Frame 1 (no input): blank canvas, image omitted
Frame 60 (the mouse pressed at the canvas centre just before this capture): blank canvas, image omitted
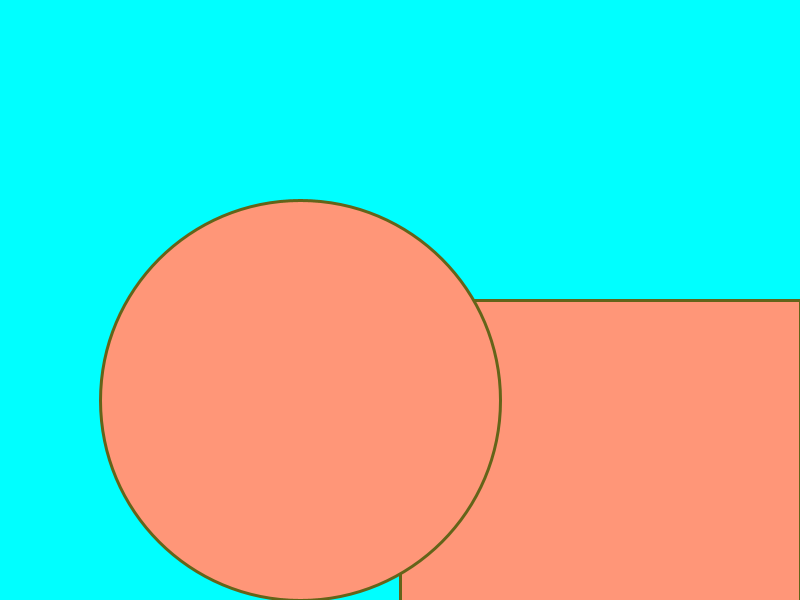
Frame 120 (the mouse held since frame 60 and released just before this capture)

The Processing sketch whose frames 1 and 60 were blank and that drew this single picture after the mouse press (run headless with seeded random() and noise(); from frame 60 on, the mouse is pressed at the canvas centre):

// Processing sketch: processing_155820
// ── processing_155820.pde

int radius;
color myColor;
float bob;

void setup() {
  size(800, 600);
}

void draw() {
  background(0, 255, mouseX);
  myColor=int(map(mouseX, 0, width, 0, 255));
  stroke(100, 100, 25);
  strokeWeight(3);
  fill(mouseX, 150, frameCount);
  radius=mouseX;
  rect(mouseX, mouseY, radius, radius);
  ellipse(mouseY, mouseX, radius, radius);
  //println(frame);
}
